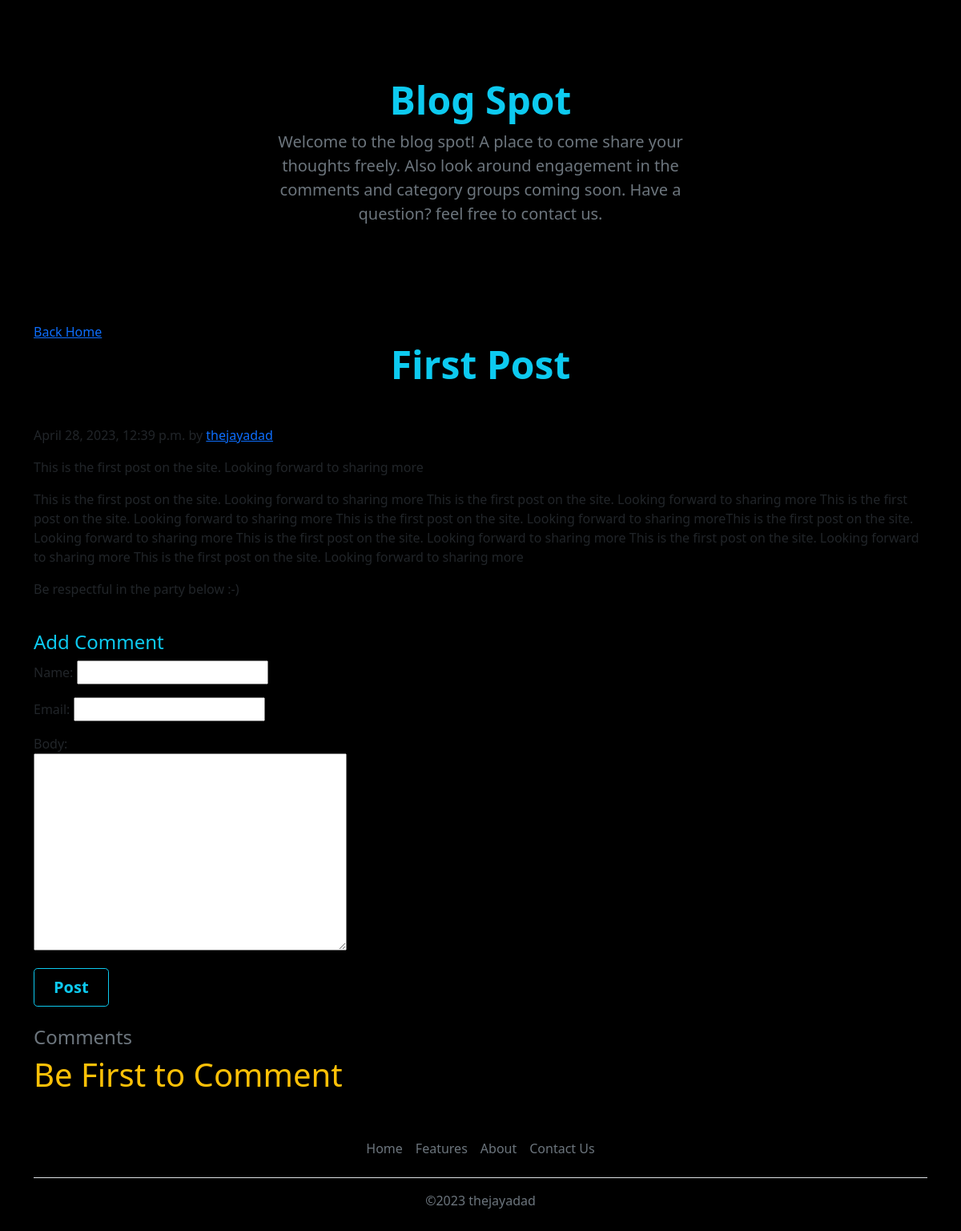
Page /first-post/ on the earlier database version.
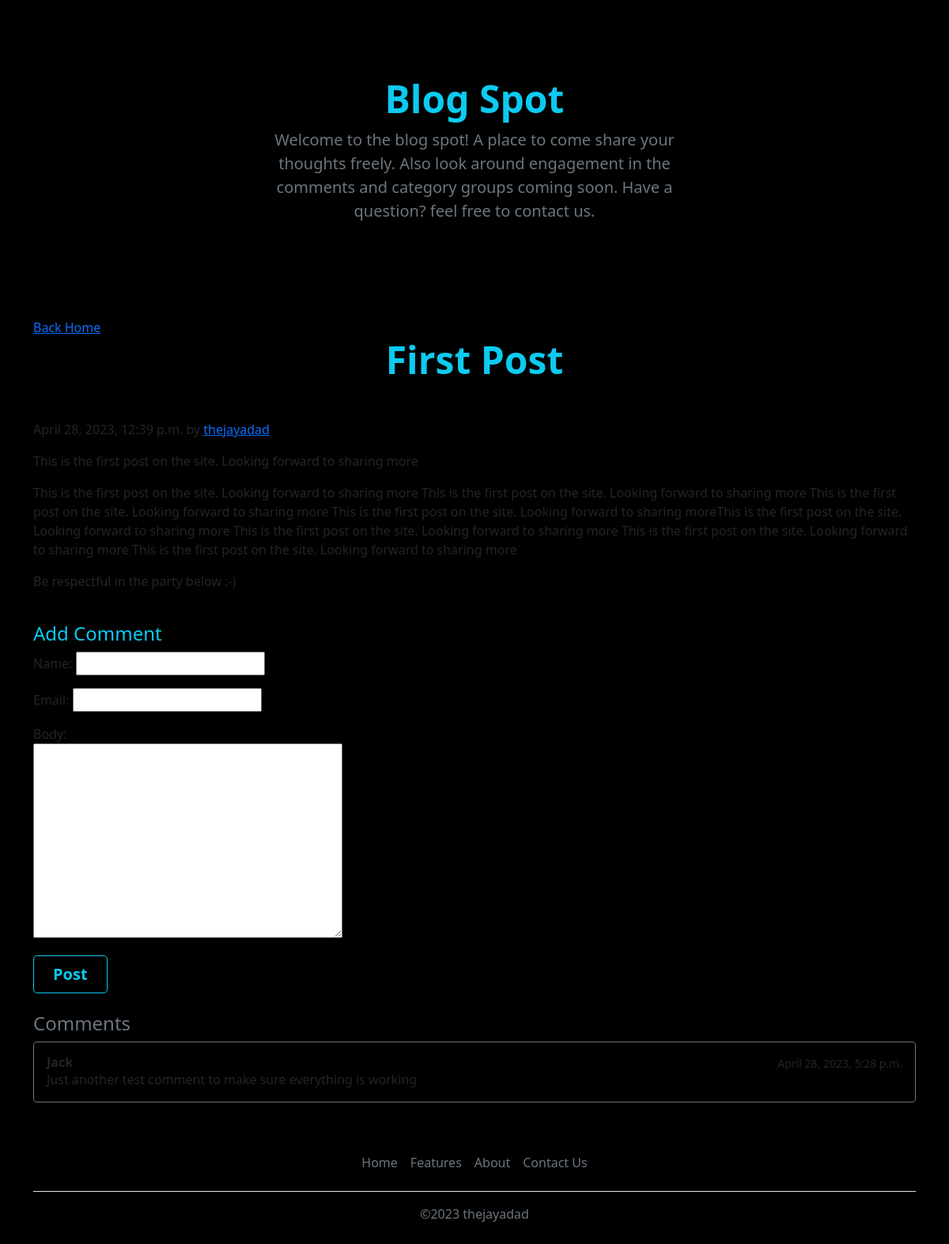
Same page on the later database version.
### blog/models.py (models this page shows)
class Comment(models.Model):
    post = models.ForeignKey(Post, related_name='comments', on_delete=models.CASCADE)
    name = models.CharField(max_length=255)
    email = models.EmailField()
    body = models.TextField()
    date_added = models.DateTimeField(auto_now_add=True)
    class Meta:
        ordering = ['date_added']

### blog/views.py (the view)
# urls.py: path('<slug:slug>/', deatail, name='detail')
def deatail(request, slug):
    post = Post.objects.get(slug=slug)
    if request.method == 'POST':
        form = CommentForm(request.POST)
        if form.is_valid():
            comment = form.save(commit=False)
            comment.post = post
            comment.save()
        return redirect('detail', slug=post.slug)
    else:
        form = CommentForm()
    return render(request, 'blog/detail.html', {'post': post, 'form': form})

### blog/forms.py
class CommentForm(forms.ModelForm):
    class Meta:
        model = Comment
        fields = ['name', 'email', 'body']

### blog/templates/blog/detail.html (shortened to what this page needs)
{% extends 'blog/base.html' %}
{% block content %}
<a href="/">Back Home</a>
<h2 class="mb-4 display-5 fw-bold text-center text-info">{{post.title}}</h2>
<br>
<p class="blog-post-meta">{{post.date_added}} by <a href="#">thejayadad</a></p>
<p>{{post.intro}}</p>
<blockquote>
  <p>{{post.body}}</p>
</blockquote>
<p>Be respectful in the party below :-)</p>
<br>
<h4 class="text-info">Add Comment</h4>
<form method="post" action="." style="max-width: 400px;">
    {{ form.as_p }}
      <button type="submit" class="align-center btn btn-outline-info btn-lg px-4 me-sm-3 fw-bold">Post</button>
    </form>
<br>
<h4 class="text-secondary">Comments</h4>
<div class="list-group w-auto">
{% for comment in post.comments.all %}
<a href="#" class="list-group-item list-group-item-action d-flex gap-3 mb-3 py-3 border-secondary" aria-current="true" style="background-color: black;">
    <div class="d-flex gap-2 w-100 justify-content-between">
        <div>
          <h6 class="mb-0"><strong>{{ comment.name }}</strong></h6>
          <p class="mb-0 opacity-75">{{ comment.body }}</p>
        </div>
        <small class="opacity-50 text-nowrap">{{ comment.date_added }}</small>
      </div>
</a>
{% empty %}
<div class="notification">
    <h1 class="text-warning">Be First to Comment</h1>
</div>
{% endfor %}
</div>
{% endblock %}

Differences in the rows shown:
added Comment: name "Jack", body "Just another test comment to make sure everything is working", date_added "April 28, 2023, 5:28 p.m."
Other differences:
text no longer shown: "Be First to Comment"
